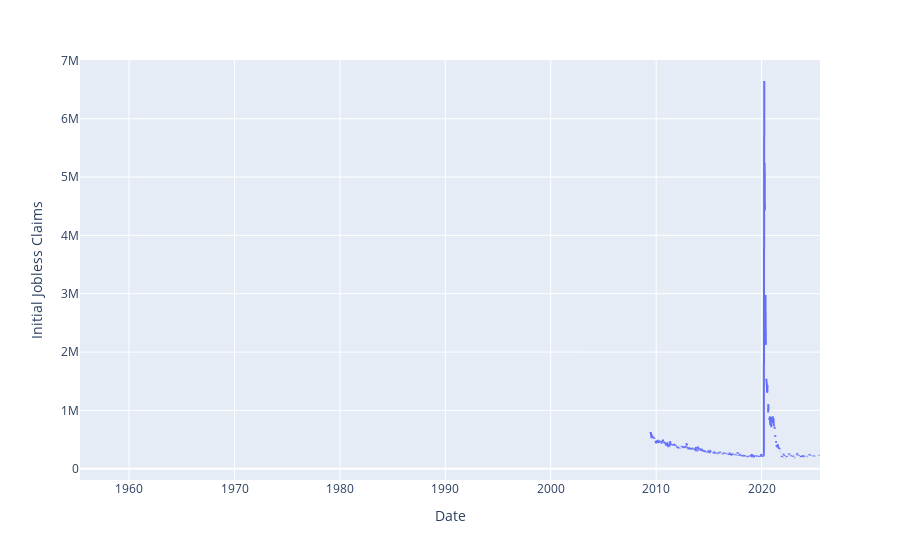

Write notebook code for a chart like this one.
### Code cell
fig.show()

### Figure 1 — Plotly figure (JSON) as saved in the notebook; plotly's stock layout.template omitted (floating-point values rounded to 4 significant figures; data arrays with more than 128 entries replaced by an {"elided": "..."} marker saying what was removed)
{"data": [{"hovertemplate": "Date=%{x}<br>Initial Jobless Claims=%{y}<extra></extra>", "legendgroup": "", "line": {"color": "#636efa", "dash": "solid"}, "marker": {"symbol": "circle"}, "mode": "lines", "name": "", "showlegend": false, "type": "scattergl", "x": {"elided": "3220 str values"}, "xaxis": "x", "y": {"elided": "3220 int values"}, "yaxis": "y"}], "layout": {"legend": {"tracegroupgap": 0}, "margin": {"t": 60}, "xaxis": {"anchor": "y", "domain": [0, 1], "title": {"text": "Date"}}, "yaxis": {"anchor": "x", "domain": [0, 1], "title": {"text": "Initial Jobless Claims"}}}}
